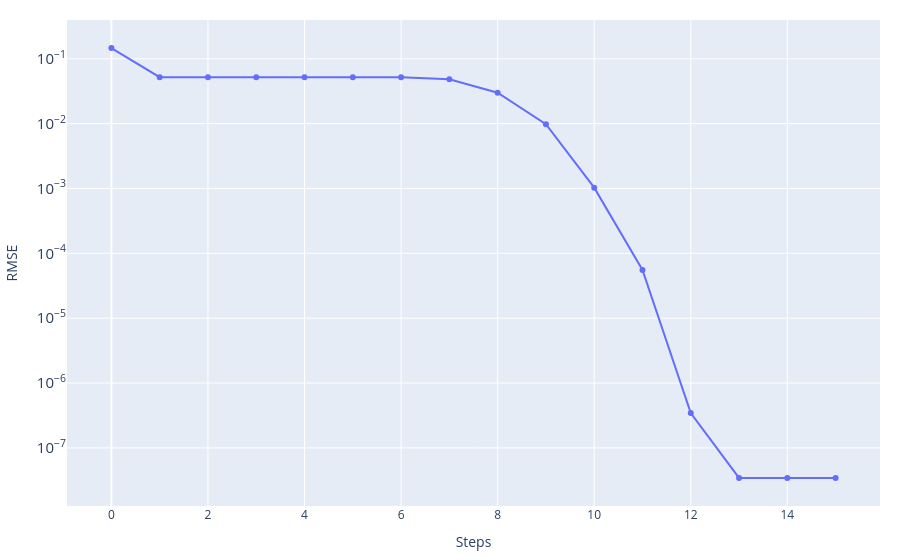
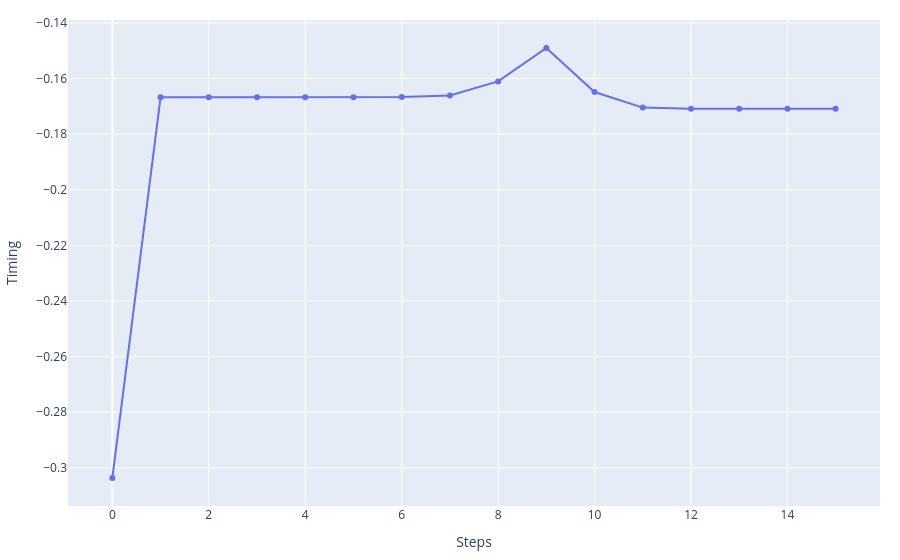
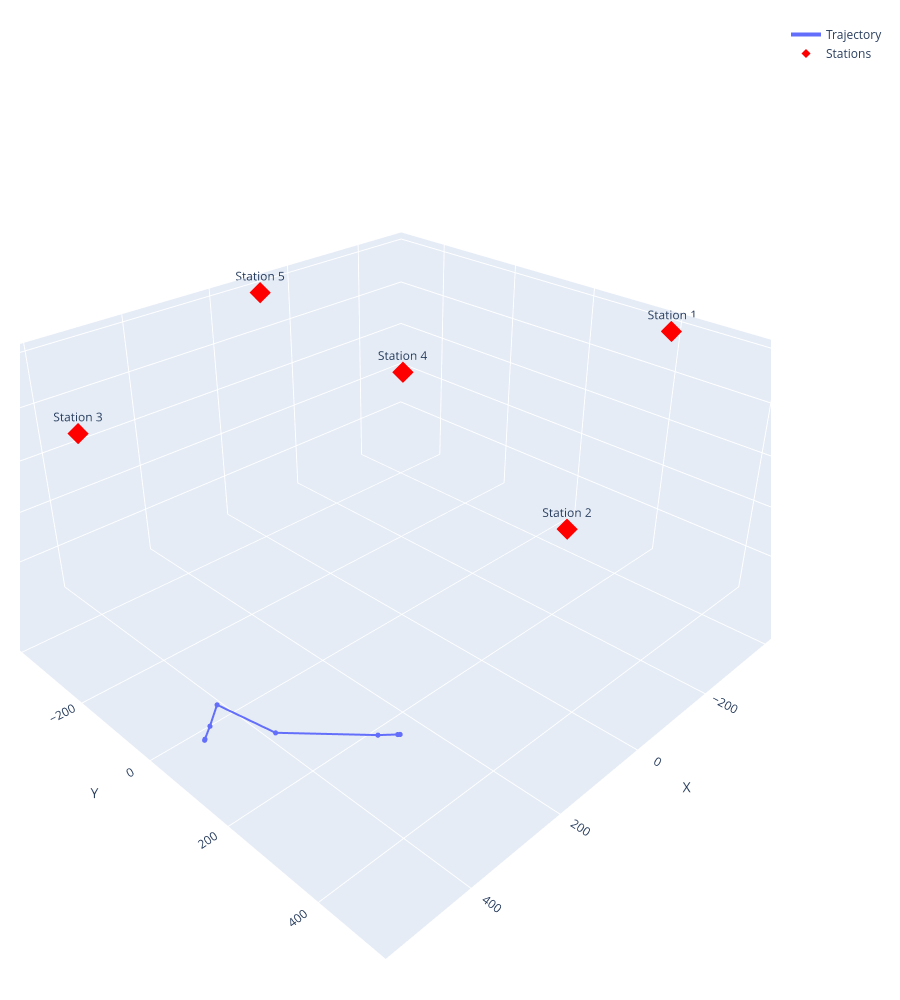

Notebook source saved alongside these figures, in order:
### Code cell
event_best_GN, history_GN, cost_story_GN, misfit_fin_GN = Gauss_Newton.Gauss_Newton(
    stations=stations_norm,
    event_test=np.copy(event_ini),
    n_iteration=1_000,
    steps=np.array([1.0, 1.0, 1.0, 0.0005]),
    vp=vp)

print('Best fitt with:')
print(f'\t- RMSE = {misfit_fin_GN}')
print(f'\t- Event = {event_best_GN}')

Results['Gauss-Newton'] = {'X':event_best_GN['X'],
                           'Y':event_best_GN['Y'],
                           'Z':event_best_GN['Z'],
                           't':event_best_GN['t'],
                           'RMSE':misfit_fin_GN}

_ = graphics.history_2d(cost_story_GN, 'RMSE', log_y=True, filename=None)
_ = graphics.history_2d(history_GN[:, 3], 'Timing', filename=None)
_ = graphics.history_3d(history_GN[:, :3], stations_norm, filename=None)

### Figure 1 — Plotly figure (JSON) as saved in the notebook; plotly's stock layout.template omitted (floating-point values rounded to 4 significant figures)
{"data": [{"mode": "lines+markers", "name": "RMSE", "type": "scatter", "x": [0, 1, 2, 3, 4, 5, 6, 7, 8, 9, 10, 11, 12, 13, 14, 15], "y": [0.1465, 0.05214, 0.05214, 0.05214, 0.05213, 0.0521, 0.05175, 0.04852, 0.02993, 0.009811, 0.001031, 5.541e-05, 3.446e-07, 3.437e-08, 3.437e-08, 3.437e-08]}], "layout": {"hovermode": "x unified", "margin": {"b": 20, "l": 20, "r": 20, "t": 20}, "title": {}, "xaxis": {"showgrid": true, "title": {"text": "Steps"}}, "yaxis": {"exponentformat": "power", "showgrid": true, "title": {"text": "RMSE"}, "type": "log"}}}

### Figure 2 — Plotly figure (JSON) as saved in the notebook; plotly's stock layout.template omitted (floating-point values rounded to 4 significant figures)
{"data": [{"mode": "lines+markers", "name": "Timing", "type": "scatter", "x": [0, 1, 2, 3, 4, 5, 6, 7, 8, 9, 10, 11, 12, 13, 14, 15], "y": [-0.3036, -0.1668, -0.1668, -0.1668, -0.1668, -0.1668, -0.1667, -0.1661, -0.161, -0.149, -0.1649, -0.1705, -0.1709, -0.1709, -0.1709, -0.1709]}], "layout": {"hovermode": "x unified", "margin": {"b": 20, "l": 20, "r": 20, "t": 20}, "title": {}, "xaxis": {"showgrid": true, "title": {"text": "Steps"}}, "yaxis": {"exponentformat": "power", "showgrid": true, "title": {"text": "Timing"}, "type": "linear"}}}

### Figure 3 — Plotly figure (JSON) as saved in the notebook; plotly's stock layout.template omitted (floating-point values rounded to 4 significant figures)
{"data": [{"customdata": ["0", "1", "2", "3", "4", "5", "6", "7", "8", "9", "10", "11", "12", "13", "14", "15"], "hovertemplate": "<b>Step %{customdata}</b><br>X: %{x:.2f}<br>Y: %{y:.2f}<br>Z: %{z:.2f}<extra></extra>", "line": {"width": 4}, "marker": {"size": 3}, "mode": "lines+markers", "name": "Trajectory", "type": "scatter3d", "x": [464.6, 464.6, 464.6, 464.6, 464.6, 464.7, 466.1, 478.7, 533.9, 482.8, 475.2, 485.2, 486.1, 486.1, 486.1, 486.1], "y": [455.9, 455.9, 455.9, 455.9, 455.9, 455.7, 453.1, 429.6, 286.3, 76.71, 39.51, 36.74, 36.67, 36.67, 36.67, 36.67], "z": [-223.2, -223.2, -223.2, -223.2, -223.2, -223.3, -224.1, -231.9, -281.9, -385.4, -455.0, -477.6, -479.2, -479.2, -479.2, -479.2]}, {"hovertemplate": "<b>%{text}</b><br>X: %{x:.2f}<br>Y: %{y:.2f}<br>Z: %{z:.2f}<extra></extra>", "marker": {"color": "red", "size": 7, "symbol": "diamond"}, "mode": "markers+text", "name": "Stations", "text": ["Station 1", "Station 2", "Station 3", "Station 4", "Station 5"], "textposition": "top center", "type": "scatter3d", "x": [-500.0, 200.0, 500.0, 0.0, -100.0], "y": [200.0, 500.0, -200.0, 0.0, -500.0], "z": [-10.0, -10.0, -10.0, 0.0, -10.0]}], "layout": {"height": 1000, "margin": {"b": 20, "l": 20, "r": 20, "t": 20}, "scene": {"aspectmode": "data", "camera": {"eye": {"x": 1.5, "y": 1.5, "z": 1.2}}, "xaxis": {"showgrid": true, "title": {"text": "X"}}, "yaxis": {"showgrid": true, "title": {"text": "Y"}}, "zaxis": {"showgrid": true, "title": {"text": "Z"}}}, "title": {}}}
